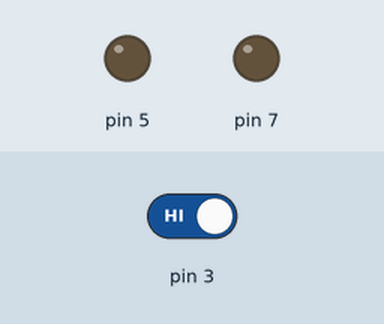
Recording of a sketch running on a simulated Arduino Uno, built with avr-gcc and run on an emulated ATmega328P. Parts: output pins drawn as LEDs (lit = HIGH). Inputs (shaded band) come from the test bench; at power-on: pin 3 HIGH.

Above: at 1.2 s.
1.3 s: pin 3 driven LOW
At 2.2 s:
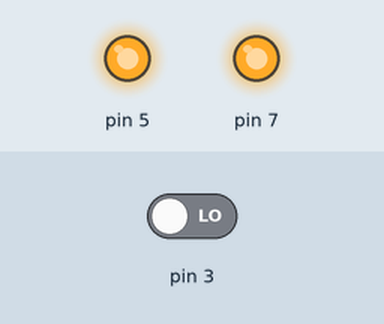
2.8 s: pin 3 driven HIGH
At 3.3 s:
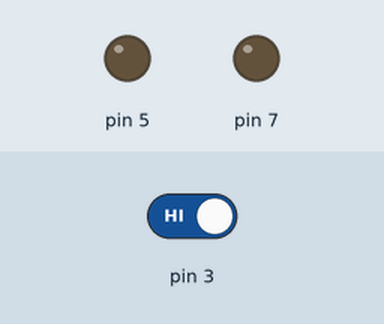
Timing chart, 0 to 5.8 s (numbered marks = the images above; inputs shaded):
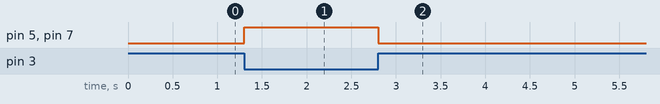

The sketch:

sketch_jun21a.ino
```cpp
void setup() {
  // put your setup code here, to run once:
   DDRD |=(1<<PIND7);
   DDRD |=(1<<PIND5);
   DDRD &=~(1<<PIND3);
}

void loop() {
  // put your main code here, to run repeatedly:

  if(bit_is_clear(PIND,3)){

      PORTD |=(1<<PIND7);
      PORTD |=(1<<PIND5);

    }
   if(bit_is_set(PIND,3)){

    PORTD &=~(1<<PIND5);
    PORTD &=~(1<<PIND7);

    }

}
```

Measured:
- after the input at 1.3 s, pin 5, pin 7: LOW → HIGH at once
- after the input at 2.8 s, pin 5, pin 7: HIGH → LOW at once
